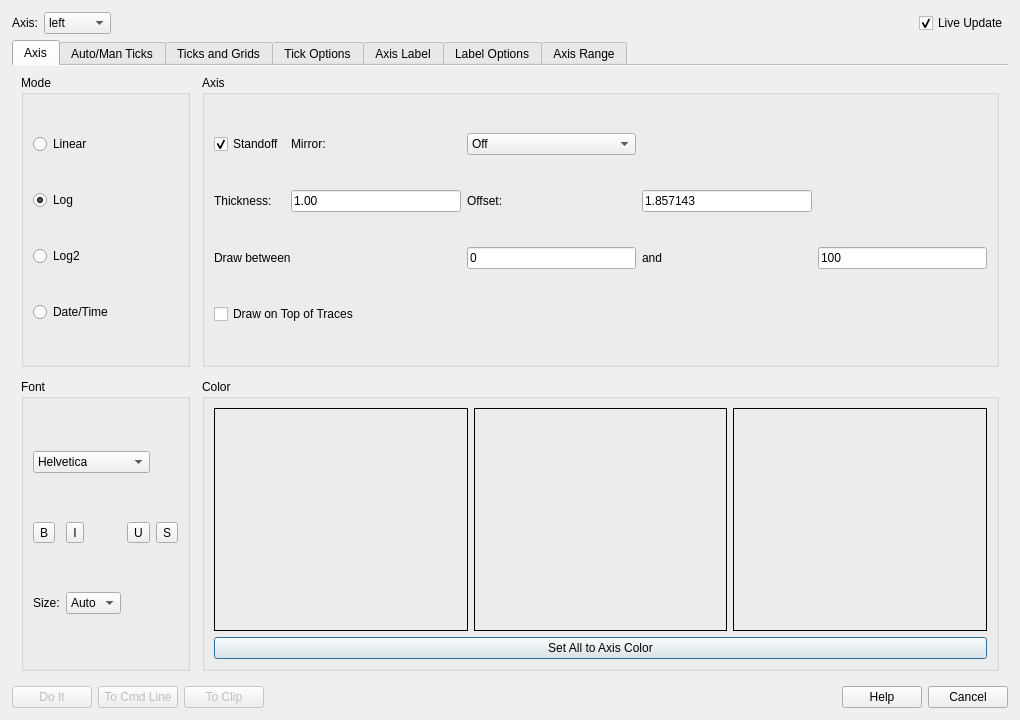
<?xml version="1.0" encoding="UTF-8"?>
<ui version="4.0">
 <class>AxisEditDialog</class>
 <widget class="QDialog" name="AxisEditDialog">
  <property name="windowTitle">
   <string>Modify Axis</string>
  </property>
  <property name="minimumSize">
   <size>
    <width>1020</width>
    <height>720</height>
   </size>
  </property>
  <layout class="QVBoxLayout" name="verticalLayout">
   <property name="leftMargin">
    <number>12</number>
   </property>
   <property name="topMargin">
    <number>12</number>
   </property>
   <property name="rightMargin">
    <number>12</number>
   </property>
   <property name="bottomMargin">
    <number>12</number>
   </property>
   <item>
    <layout class="QHBoxLayout" name="axis_selector_layout">
     <item>
      <widget class="QLabel" name="labelAxis">
       <property name="text">
        <string>Axis:</string>
       </property>
      </widget>
     </item>
     <item>
      <widget class="QComboBox" name="axis_combo">
       <item>
        <property name="text">
         <string>left</string>
        </property>
       </item>
       <item>
        <property name="text">
         <string>right</string>
        </property>
       </item>
       <item>
        <property name="text">
         <string>bottom</string>
        </property>
       </item>
       <item>
        <property name="text">
         <string>top</string>
        </property>
       </item>
      </widget>
     </item>
     <item>
      <spacer name="axis_selector_spacer">
       <property name="orientation">
        <enum>Qt::Horizontal</enum>
       </property>
       <property name="sizeType">
        <enum>QSizePolicy::Expanding</enum>
       </property>
       <property name="sizeHint" stdset="0">
        <size>
         <width>40</width>
         <height>20</height>
        </size>
       </property>
      </spacer>
     </item>
     <item>
      <widget class="QCheckBox" name="live_update_checkbox">
       <property name="text">
        <string>Live Update</string>
       </property>
       <property name="checked">
        <bool>true</bool>
       </property>
      </widget>
     </item>
    </layout>
   </item>
   <item>
    <widget class="QTabWidget" name="tabs">
     <property name="documentMode">
      <bool>true</bool>
     </property>
     <widget class="QWidget" name="axis_tab">
      <attribute name="title">
       <string>Axis</string>
      </attribute>
      <layout class="QGridLayout" name="axis_grid">
       <property name="horizontalSpacing">
        <number>12</number>
       </property>
       <property name="verticalSpacing">
        <number>12</number>
       </property>
       <item row="0" column="0">
        <widget class="QGroupBox" name="mode_group">
         <property name="title">
          <string>Mode</string>
         </property>
         <layout class="QVBoxLayout" name="mode_layout">
          <item>
           <widget class="QRadioButton" name="linear_radio">
            <property name="text">
             <string>Linear</string>
            </property>
           </widget>
          </item>
          <item>
           <widget class="QRadioButton" name="log_radio">
            <property name="text">
             <string>Log</string>
            </property>
            <property name="checked">
             <bool>true</bool>
            </property>
           </widget>
          </item>
          <item>
           <widget class="QRadioButton" name="log2_radio">
            <property name="text">
             <string>Log2</string>
            </property>
           </widget>
          </item>
          <item>
           <widget class="QRadioButton" name="date_time_radio">
            <property name="text">
             <string>Date/Time</string>
            </property>
           </widget>
          </item>
         </layout>
        </widget>
       </item>
       <item row="0" column="1">
        <widget class="QGroupBox" name="axis_group">
         <property name="title">
          <string>Axis</string>
         </property>
         <layout class="QGridLayout" name="axis_group_layout">
          <item row="0" column="0">
           <widget class="QCheckBox" name="standoff_checkbox">
            <property name="text">
             <string>Standoff</string>
            </property>
            <property name="checked">
             <bool>true</bool>
            </property>
           </widget>
          </item>
          <item row="0" column="1">
           <widget class="QLabel" name="labelMirror">
            <property name="text">
             <string>Mirror:</string>
            </property>
           </widget>
          </item>
          <item row="0" column="2">
           <widget class="QComboBox" name="mirror_combo">
            <item>
             <property name="text">
              <string>Off</string>
             </property>
            </item>
           </widget>
          </item>
          <item row="1" column="0">
           <widget class="QLabel" name="labelThickness">
            <property name="text">
             <string>Thickness:</string>
            </property>
           </widget>
          </item>
          <item row="1" column="1">
           <widget class="QLineEdit" name="thickness_edit">
            <property name="text">
             <string>1.00</string>
            </property>
           </widget>
          </item>
          <item row="1" column="2">
           <widget class="QLabel" name="labelOffset">
            <property name="text">
             <string>Offset:</string>
            </property>
           </widget>
          </item>
          <item row="1" column="3">
           <widget class="QLineEdit" name="offset_edit">
            <property name="text">
             <string>1.857143</string>
            </property>
           </widget>
          </item>
          <item row="2" column="0" colspan="2">
           <widget class="QLabel" name="labelDrawBetween">
            <property name="text">
             <string>Draw between</string>
            </property>
           </widget>
          </item>
          <item row="2" column="2">
           <widget class="QLineEdit" name="draw_between_start_edit">
            <property name="text">
             <string>0</string>
            </property>
           </widget>
          </item>
          <item row="2" column="3">
           <widget class="QLabel" name="labelAnd">
            <property name="text">
             <string>and</string>
            </property>
           </widget>
          </item>
          <item row="2" column="4">
           <widget class="QLineEdit" name="draw_between_end_edit">
            <property name="text">
             <string>100</string>
            </property>
           </widget>
          </item>
          <item row="3" column="0" colspan="3">
           <widget class="QCheckBox" name="draw_on_top_checkbox">
            <property name="text">
             <string>Draw on Top of Traces</string>
            </property>
           </widget>
          </item>
         </layout>
        </widget>
       </item>
       <item row="1" column="0">
        <widget class="QGroupBox" name="font_group">
         <property name="title">
          <string>Font</string>
         </property>
         <layout class="QGridLayout" name="font_layout">
          <item row="0" column="0" colspan="3">
           <widget class="QComboBox" name="font_combo">
            <item>
             <property name="text">
              <string>Helvetica</string>
             </property>
            </item>
           </widget>
          </item>
          <item row="1" column="0">
           <widget class="QToolButton" name="bold_button">
            <property name="text">
             <string>B</string>
            </property>
           </widget>
          </item>
          <item row="1" column="1">
           <widget class="QToolButton" name="italic_button">
            <property name="text">
             <string>I</string>
            </property>
           </widget>
          </item>
          <item row="1" column="2">
           <widget class="QToolButton" name="underline_button">
            <property name="text">
             <string>U</string>
            </property>
           </widget>
          </item>
          <item row="1" column="3">
           <widget class="QToolButton" name="strike_button">
            <property name="text">
             <string>S</string>
            </property>
           </widget>
          </item>
          <item row="2" column="0">
           <widget class="QLabel" name="labelSize">
            <property name="text">
             <string>Size:</string>
            </property>
           </widget>
          </item>
          <item row="2" column="1">
           <widget class="QComboBox" name="size_combo">
            <item>
             <property name="text">
              <string>Auto</string>
             </property>
            </item>
           </widget>
          </item>
         </layout>
        </widget>
       </item>
       <item row="1" column="1">
        <widget class="QGroupBox" name="color_group">
         <property name="title">
          <string>Color</string>
         </property>
         <layout class="QVBoxLayout" name="color_layout">
          <item>
           <layout class="QHBoxLayout" name="color_row">
            <item>
             <widget class="QLabel" name="axis_line_color">
              <property name="minimumSize">
               <size>
                <width>20</width>
                <height>20</height>
               </size>
              </property>
              <property name="frameShape">
               <enum>QFrame::Box</enum>
              </property>
              <property name="text">
               <string/>
              </property>
             </widget>
            </item>
            <item>
             <widget class="QLabel" name="axis_label_color">
              <property name="minimumSize">
               <size>
                <width>20</width>
                <height>20</height>
               </size>
              </property>
              <property name="frameShape">
               <enum>QFrame::Box</enum>
              </property>
              <property name="text">
               <string/>
              </property>
             </widget>
            </item>
            <item>
             <widget class="QLabel" name="tick_label_color">
              <property name="minimumSize">
               <size>
                <width>20</width>
                <height>20</height>
               </size>
              </property>
              <property name="frameShape">
               <enum>QFrame::Box</enum>
              </property>
              <property name="text">
               <string/>
              </property>
             </widget>
            </item>
           </layout>
          </item>
          <item>
           <widget class="QPushButton" name="axis_color_button">
            <property name="text">
             <string>Set All to Axis Color</string>
            </property>
           </widget>
          </item>
         </layout>
        </widget>
       </item>
      </layout>
     </widget>
     <widget class="QWidget" name="ticks_tab">
      <attribute name="title">
       <string>Auto/Man Ticks</string>
      </attribute>
      <layout class="QGridLayout" name="ticks_grid">
       <item row="0" column="0">
        <widget class="QGroupBox" name="major_ticks_group">
         <property name="title">
          <string>Major Ticks</string>
         </property>
         <layout class="QFormLayout" name="major_ticks_layout">
          <item row="0" column="0">
           <widget class="QLabel" name="labelMajorInterval">
            <property name="text">
             <string>Interval</string>
            </property>
           </widget>
          </item>
          <item row="0" column="1">
           <widget class="QLineEdit" name="major_interval_edit"/>
          </item>
          <item row="1" column="0">
           <widget class="QLabel" name="labelMajorAuto">
            <property name="text">
             <string>Auto</string>
            </property>
           </widget>
          </item>
          <item row="1" column="1">
           <widget class="QCheckBox" name="major_auto_checkbox"/>
          </item>
         </layout>
        </widget>
       </item>
       <item row="0" column="1">
        <widget class="QGroupBox" name="minor_ticks_group">
         <property name="title">
          <string>Minor Ticks</string>
         </property>
         <layout class="QFormLayout" name="minor_ticks_layout">
          <item row="0" column="0">
           <widget class="QLabel" name="labelMinorInterval">
            <property name="text">
             <string>Interval</string>
            </property>
           </widget>
          </item>
          <item row="0" column="1">
           <widget class="QLineEdit" name="minor_interval_edit"/>
          </item>
          <item row="1" column="0">
           <widget class="QLabel" name="labelMinorAuto">
            <property name="text">
             <string>Auto</string>
            </property>
           </widget>
          </item>
          <item row="1" column="1">
           <widget class="QCheckBox" name="minor_auto_checkbox"/>
          </item>
         </layout>
        </widget>
       </item>
      </layout>
     </widget>
     <widget class="QWidget" name="grids_tab">
      <attribute name="title">
       <string>Ticks and Grids</string>
      </attribute>
      <layout class="QVBoxLayout" name="grids_layout">
       <item>
        <widget class="QCheckBox" name="major_grid_checkbox">
         <property name="text">
          <string>Major Grid</string>
         </property>
        </widget>
       </item>
       <item>
        <widget class="QCheckBox" name="minor_grid_checkbox">
         <property name="text">
          <string>Minor Grid</string>
         </property>
        </widget>
       </item>
       <item>
        <widget class="QCheckBox" name="tick_labels_checkbox">
         <property name="text">
          <string>Tick Labels</string>
         </property>
         <property name="checked">
          <bool>true</bool>
         </property>
        </widget>
       </item>
       <item>
        <widget class="QCheckBox" name="ticks_both_sides_checkbox">
         <property name="text">
          <string>Ticks on Both Sides</string>
         </property>
        </widget>
       </item>
      </layout>
     </widget>
     <widget class="QWidget" name="tick_options_tab">
      <attribute name="title">
       <string>Tick Options</string>
      </attribute>
      <layout class="QGridLayout" name="tick_options_layout">
       <item row="0" column="0">
        <widget class="QLabel" name="labelTickFormat">
         <property name="text">
          <string>Format</string>
         </property>
        </widget>
       </item>
       <item row="0" column="1">
        <widget class="QComboBox" name="tick_format_combo">
         <item>
          <property name="text">
           <string>Automatic</string>
          </property>
         </item>
        </widget>
       </item>
       <item row="1" column="0">
        <widget class="QLabel" name="labelTickAngle">
         <property name="text">
          <string>Angle</string>
         </property>
        </widget>
       </item>
       <item row="1" column="1">
        <widget class="QLineEdit" name="tick_angle_edit"/>
       </item>
       <item row="2" column="0">
        <widget class="QLabel" name="labelTickDecimals">
         <property name="text">
          <string>Decimals</string>
         </property>
        </widget>
       </item>
       <item row="2" column="1">
        <widget class="QLineEdit" name="tick_decimals_edit"/>
       </item>
      </layout>
     </widget>
     <widget class="QWidget" name="label_tab">
      <attribute name="title">
       <string>Axis Label</string>
      </attribute>
      <layout class="QVBoxLayout" name="label_layout">
       <item>
        <widget class="QLineEdit" name="axis_label_edit"/>
       </item>
       <item>
        <layout class="QHBoxLayout" name="label_style_layout">
         <item>
          <widget class="QToolButton" name="label_bold_button">
           <property name="text">
            <string>B</string>
           </property>
          </widget>
         </item>
         <item>
          <widget class="QToolButton" name="label_italic_button">
           <property name="text">
            <string>I</string>
           </property>
          </widget>
         </item>
         <item>
          <widget class="QToolButton" name="label_underline_button">
           <property name="text">
            <string>U</string>
           </property>
          </widget>
         </item>
        </layout>
       </item>
      </layout>
     </widget>
     <widget class="QWidget" name="label_options_tab">
      <attribute name="title">
       <string>Label Options</string>
      </attribute>
      <layout class="QGridLayout" name="label_options_layout">
       <item row="0" column="0">
        <widget class="QLabel" name="labelLabelPosition">
         <property name="text">
          <string>Position</string>
         </property>
        </widget>
       </item>
       <item row="0" column="1">
        <widget class="QComboBox" name="label_position_combo">
         <item>
          <property name="text">
           <string>Auto</string>
          </property>
         </item>
        </widget>
       </item>
       <item row="1" column="0">
        <widget class="QLabel" name="labelLabelOffset">
         <property name="text">
          <string>Offset</string>
         </property>
        </widget>
       </item>
       <item row="1" column="1">
        <widget class="QLineEdit" name="label_offset_edit"/>
       </item>
      </layout>
     </widget>
     <widget class="QWidget" name="range_tab">
      <attribute name="title">
       <string>Axis Range</string>
      </attribute>
      <layout class="QGridLayout" name="range_layout">
       <item row="0" column="0">
        <widget class="QCheckBox" name="auto_range_checkbox">
         <property name="text">
          <string>Auto Range</string>
         </property>
         <property name="checked">
          <bool>true</bool>
         </property>
        </widget>
       </item>
       <item row="1" column="0">
        <widget class="QLabel" name="labelMin">
         <property name="text">
          <string>Minimum</string>
         </property>
        </widget>
       </item>
       <item row="1" column="1">
        <widget class="QLineEdit" name="range_min_edit"/>
       </item>
       <item row="2" column="0">
        <widget class="QLabel" name="labelMax">
         <property name="text">
          <string>Maximum</string>
         </property>
        </widget>
       </item>
       <item row="2" column="1">
        <widget class="QLineEdit" name="range_max_edit"/>
       </item>
       <item row="3" column="0">
        <widget class="QCheckBox" name="reverse_axis_checkbox">
         <property name="text">
          <string>Reverse Axis</string>
         </property>
        </widget>
       </item>
      </layout>
     </widget>
    </widget>
   </item>
   <item>
    <layout class="QHBoxLayout" name="button_row">
     <item>
      <widget class="QPushButton" name="do_it_button">
       <property name="text">
        <string>Do It</string>
       </property>
       <property name="enabled">
        <bool>false</bool>
       </property>
      </widget>
     </item>
     <item>
      <widget class="QPushButton" name="to_cmd_button">
       <property name="text">
        <string>To Cmd Line</string>
       </property>
       <property name="enabled">
        <bool>false</bool>
       </property>
      </widget>
     </item>
     <item>
      <widget class="QPushButton" name="to_clip_button">
       <property name="text">
        <string>To Clip</string>
       </property>
       <property name="enabled">
        <bool>false</bool>
       </property>
      </widget>
     </item>
     <item>
      <spacer name="button_spacer">
       <property name="orientation">
        <enum>Qt::Horizontal</enum>
       </property>
       <property name="sizeType">
        <enum>QSizePolicy::Expanding</enum>
       </property>
       <property name="sizeHint" stdset="0">
        <size>
         <width>40</width>
         <height>20</height>
        </size>
       </property>
      </spacer>
     </item>
     <item>
      <widget class="QPushButton" name="help_button">
       <property name="text">
        <string>Help</string>
       </property>
      </widget>
     </item>
     <item>
      <widget class="QPushButton" name="cancel_button">
       <property name="text">
        <string>Cancel</string>
       </property>
      </widget>
     </item>
    </layout>
   </item>
  </layout>
 </widget>
 <resources/>
 <connections/>
</ui>
